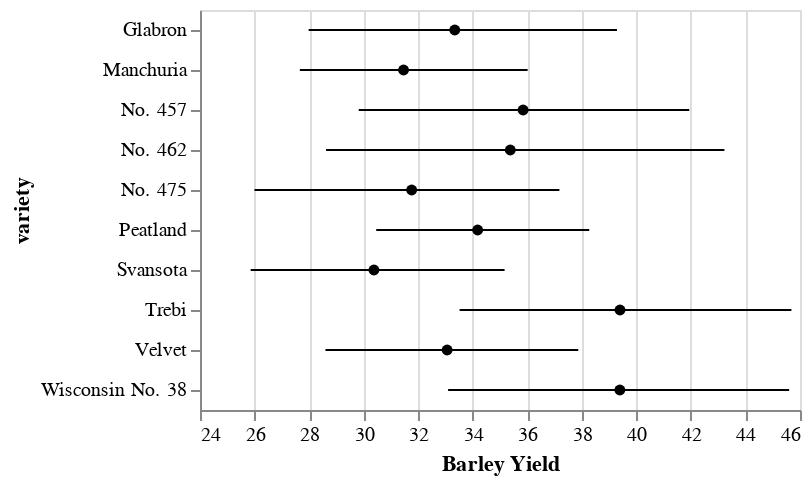

Source (notebook cell):
### Markdown cell above
#### Error Bars showing Confidence Interval

### Code cell
dataset("barley") |> vl"""
{
  "$schema": "https://vega.github.io/schema/vega-lite/v2.json",
  "layer": [{
    "mark": {"type": "point", "filled": true},
    "encoding": {
      "x": {
        "aggregate": "mean", "field": "yield", "type": "quantitative",
        "scale": {"zero": false},
        "axis": {"title": "Barley Yield"}
      },
      "y": {
        "field": "variety", "type": "ordinal"
      },
      "color": {"value": "black"}
    }
  }, {
    "mark": "rule",
    "encoding": {
      "x": {
        "aggregate": "ci0", "field": "yield", "type": "quantitative"
      },
      "x2": {
        "aggregate": "ci1", "field": "yield", "type": "quantitative"
      },
      "y": {
        "field": "variety", "type": "ordinal"
      }
    }
  }]
}
"""

### Figure 1 — Vega-Lite specification as saved in the notebook (floating-point values rounded to 4 significant figures)
{"$schema": "https://vega.github.io/schema/vega-lite/v2.json", "data": {"values": [{"site": "University Farm", "variety": "Manchuria", "year": 1931, "yield": 27}, {"site": "Waseca", "variety": "Manchuria", "year": 1931, "yield": 48.87}, {"site": "Morris", "variety": "Manchuria", "year": 1931, "yield": 27.43}, {"site": "Crookston", "variety": "Manchuria", "year": 1931, "yield": 39.93}, {"site": "Grand Rapids", "variety": "Manchuria", "year": 1931, "yield": 32.97}, {"site": "Duluth", "variety": "Manchuria", "year": 1931, "yield": 28.97}, {"site": "University Farm", "variety": "Glabron", "year": 1931, "yield": 43.07}, {"site": "Waseca", "variety": "Glabron", "year": 1931, "yield": 55.2}, {"site": "Morris", "variety": "Glabron", "year": 1931, "yield": 28.77}, {"site": "Crookston", "variety": "Glabron", "year": 1931, "yield": 38.13}, {"site": "Grand Rapids", "variety": "Glabron", "year": 1931, "yield": 29.13}, {"site": "Duluth", "variety": "Glabron", "year": 1931, "yield": 29.67}, {"site": "University Farm", "variety": "Svansota", "year": 1931, "yield": 35.13}, {"site": "Waseca", "variety": "Svansota", "year": 1931, "yield": 47.33}, {"site": "Morris", "variety": "Svansota", "year": 1931, "yield": 25.77}, {"site": "Crookston", "variety": "Svansota", "year": 1931, "yield": 40.47}, {"site": "Grand Rapids", "variety": "Svansota", "year": 1931, "yield": 29.67}, {"site": "Duluth", "variety": "Svansota", "year": 1931, "yield": 25.7}, {"site": "University Farm", "variety": "Velvet", "year": 1931, "yield": 39.9}, {"site": "Waseca", "variety": "Velvet", "year": 1931, "yield": 50.23}, {"site": "Morris", "variety": "Velvet", "year": 1931, "yield": 26.13}, {"site": "Crookston", "variety": "Velvet", "year": 1931, "yield": 41.33}, {"site": "Grand Rapids", "variety": "Velvet", "year": 1931, "yield": 23.03}, {"site": "Duluth", "variety": "Velvet", "year": 1931, "yield": 26.3}, {"site": "University Farm", "variety": "Trebi", "year": 1931, "yield": 36.57}, {"site": "Waseca", "variety": "Trebi", "year": 1931, "yield": 63.83}, {"site": "Morris", "variety": "Trebi", "year": 1931, "yield": 43.77}, {"site": "Crookston", "variety": "Trebi", "year": 1931, "yield": 46.93}, {"site": "Grand Rapids", "variety": "Trebi", "year": 1931, "yield": 29.77}, {"site": "Duluth", "variety": "Trebi", "year": 1931, "yield": 33.93}, {"site": "University Farm", "variety": "No. 457", "year": 1931, "yield": 43.27}, {"site": "Waseca", "variety": "No. 457", "year": 1931, "yield": 58.1}, {"site": "Morris", "variety": "No. 457", "year": 1931, "yield": 28.7}, {"site": "Crookston", "variety": "No. 457", "year": 1931, "yield": 45.67}, {"site": "Grand Rapids", "variety": "No. 457", "year": 1931, "yield": 32.17}, {"site": "Duluth", "variety": "No. 457", "year": 1931, "yield": 33.6}, {"site": "University Farm", "variety": "No. 462", "year": 1931, "yield": 36.6}, {"site": "Waseca", "variety": "No. 462", "year": 1931, "yield": 65.77}, {"site": "Morris", "variety": "No. 462", "year": 1931, "yield": 30.37}, {"site": "Crookston", "variety": "No. 462", "year": 1931, "yield": 48.57}, {"site": "Grand Rapids", "variety": "No. 462", "year": 1931, "yield": 24.93}, {"site": "Duluth", "variety": "No. 462", "year": 1931, "yield": 28.1}, {"site": "University Farm", "variety": "Peatland", "year": 1931, "yield": 32.77}, {"site": "Waseca", "variety": "Peatland", "year": 1931, "yield": 48.57}, {"site": "Morris", "variety": "Peatland", "year": 1931, "yield": 29.87}, {"site": "Crookston", "variety": "Peatland", "year": 1931, "yield": 41.6}, {"site": "Grand Rapids", "variety": "Peatland", "year": 1931, "yield": 34.7}, {"site": "Duluth", "variety": "Peatland", "year": 1931, "yield": 32}, {"site": "University Farm", "variety": "No. 475", "year": 1931, "yield": 24.67}, {"site": "Waseca", "variety": "No. 475", "year": 1931, "yield": 46.77}, {"site": "Morris", "variety": "No. 475", "year": 1931, "yield": 22.6}, {"site": "Crookston", "variety": "No. 475", "year": 1931, "yield": 44.1}, {"site": "Grand Rapids", "variety": "No. 475", "year": 1931, "yield": 19.7}, {"site": "Duluth", "variety": "No. 475", "year": 1931, "yield": 33.07}, {"site": "University Farm", "variety": "Wisconsin No. 38", "year": 1931, "yield": 39.3}, {"site": "Waseca", "variety": "Wisconsin No. 38", "year": 1931, "yield": 58.8}, {"site": "Morris", "variety": "Wisconsin No. 38", "year": 1931, "yield": 29.47}, {"site": "Crookston", "variety": "Wisconsin No. 38", "year": 1931, "yield": 49.87}, {"site": "Grand Rapids", "variety": "Wisconsin No. 38", "year": 1931, "yield": 34.47}, {"site": "Duluth", "variety": "Wisconsin No. 38", "year": 1931, "yield": 31.6}, {"site": "University Farm", "variety": "Manchuria", "year": 1932, "yield": 26.9}, {"site": "Waseca", "variety": "Manchuria", "year": 1932, "yield": 33.47}, {"site": "Morris", "variety": "Manchuria", "year": 1932, "yield": 34.37}, {"site": "Crookston", "variety": "Manchuria", "year": 1932, "yield": 32.97}, {"site": "Grand Rapids", "variety": "Manchuria", "year": 1932, "yield": 22.13}, {"site": "Duluth", "variety": "Manchuria", "year": 1932, "yield": 22.57}, {"site": "University Farm", "variety": "Glabron", "year": 1932, "yield": 36.8}, {"site": "Waseca", "variety": "Glabron", "year": 1932, "yield": 37.73}, {"site": "Morris", "variety": "Glabron", "year": 1932, "yield": 35.13}, {"site": "Crookston", "variety": "Glabron", "year": 1932, "yield": 26.17}, {"site": "Grand Rapids", "variety": "Glabron", "year": 1932, "yield": 14.43}, {"site": "Duluth", "variety": "Glabron", "year": 1932, "yield": 25.87}, {"site": "University Farm", "variety": "Svansota", "year": 1932, "yield": 27.43}, {"site": "Waseca", "variety": "Svansota", "year": 1932, "yield": 38.5}, {"site": "Morris", "variety": "Svansota", "year": 1932, "yield": 35.03}, {"site": "Crookston", "variety": "Svansota", "year": 1932, "yield": 20.63}, {"site": "Grand Rapids", "variety": "Svansota", "year": 1932, "yield": 16.63}, {"site": "Duluth", "variety": "Svansota", "year": 1932, "yield": 22.23}, {"site": "University Farm", "variety": "Velvet", "year": 1932, "yield": 26.8}, {"site": "Waseca", "variety": "Velvet", "year": 1932, "yield": 37.4}, {"site": "Morris", "variety": "Velvet", "year": 1932, "yield": 38.83}, {"site": "Crookston", "variety": "Velvet", "year": 1932, "yield": 32.07}, {"site": "Grand Rapids", "variety": "Velvet", "year": 1932, "yield": 32.23}, {"site": "Duluth", "variety": "Velvet", "year": 1932, "yield": 22.47}, {"site": "University Farm", "variety": "Trebi", "year": 1932, "yield": 29.07}, {"site": "Waseca", "variety": "Trebi", "year": 1932, "yield": 49.23}, {"site": "Morris", "variety": "Trebi", "year": 1932, "yield": 46.63}, {"site": "Crookston", "variety": "Trebi", "year": 1932, "yield": 41.83}, {"site": "Grand Rapids", "variety": "Trebi", "year": 1932, "yield": 20.63}, {"site": "Duluth", "variety": "Trebi", "year": 1932, "yield": 30.6}, {"site": "University Farm", "variety": "No. 457", "year": 1932, "yield": 26.43}, {"site": "Waseca", "variety": "No. 457", "year": 1932, "yield": 42.2}, {"site": "Morris", "variety": "No. 457", "year": 1932, "yield": 43.53}, {"site": "Crookston", "variety": "No. 457", "year": 1932, "yield": 34.33}, {"site": "Grand Rapids", "variety": "No. 457", "year": 1932, "yield": 19.47}, {"site": "Duluth", "variety": "No. 457", "year": 1932, "yield": 22.7}, {"site": "University Farm", "variety": "No. 462", "year": 1932, "yield": 25.57}, {"site": "Waseca", "variety": "No. 462", "year": 1932, "yield": 44.7}, {"site": "Morris", "variety": "No. 462", "year": 1932, "yield": 47}, {"site": "Crookston", "variety": "No. 462", "year": 1932, "yield": 30.53}, {"site": "Grand Rapids", "variety": "No. 462", "year": 1932, "yield": 19.9}, {"site": "Duluth", "variety": "No. 462", "year": 1932, "yield": 22.5}, {"site": "University Farm", "variety": "Peatland", "year": 1932, "yield": 28.07}, {"site": "Waseca", "variety": "Peatland", "year": 1932, "yield": 36.03}, {"site": "Morris", "variety": "Peatland", "year": 1932, "yield": 43.2}, {"site": "Crookston", "variety": "Peatland", "year": 1932, "yield": 25.23}, {"site": "Grand Rapids", "variety": "Peatland", "year": 1932, "yield": 26.77}, {"site": "Duluth", "variety": "Peatland", "year": 1932, "yield": 31.37}, {"site": "University Farm", "variety": "No. 475", "year": 1932, "yield": 30}, {"site": "Waseca", "variety": "No. 475", "year": 1932, "yield": 41.27}, {"site": "Morris", "variety": "No. 475", "year": 1932, "yield": 44.23}, {"site": "Crookston", "variety": "No. 475", "year": 1932, "yield": 32.13}, {"site": "Grand Rapids", "variety": "No. 475", "year": 1932, "yield": 15.23}, {"site": "Duluth", "variety": "No. 475", "year": 1932, "yield": 27.37}, {"site": "University Farm", "variety": "Wisconsin No. 38", "year": 1932, "yield": 38}, {"site": "Waseca", "variety": "Wisconsin No. 38", "year": 1932, "yield": 58.17}, {"site": "Morris", "variety": "Wisconsin No. 38", "year": 1932, "yield": 47.17}, {"site": "Crookston", "variety": "Wisconsin No. 38", "year": 1932, "yield": 35.9}, {"site": "Grand Rapids", "variety": "Wisconsin No. 38", "year": 1932, "yield": 20.67}, {"site": "Duluth", "variety": "Wisconsin No. 38", "year": 1932, "yield": 29.33}]}, "layer": [{"encoding": {"color": {"value": "black"}, "x": {"aggregate": "mean", "axis": {"title": "Barley Yield"}, "field": "yield", "scale": {"zero": false}, "type": "quantitative"}, "y": {"field": "variety", "type": "ordinal"}}, "mark": {"filled": true, "type": "point"}}, {"encoding": {"x": {"aggregate": "ci0", "field": "yield", "type": "quantitative"}, "x2": {"aggregate": "ci1", "field": "yield", "type": "quantitative"}, "y": {"field": "variety", "type": "ordinal"}}, "mark": "rule"}]}
